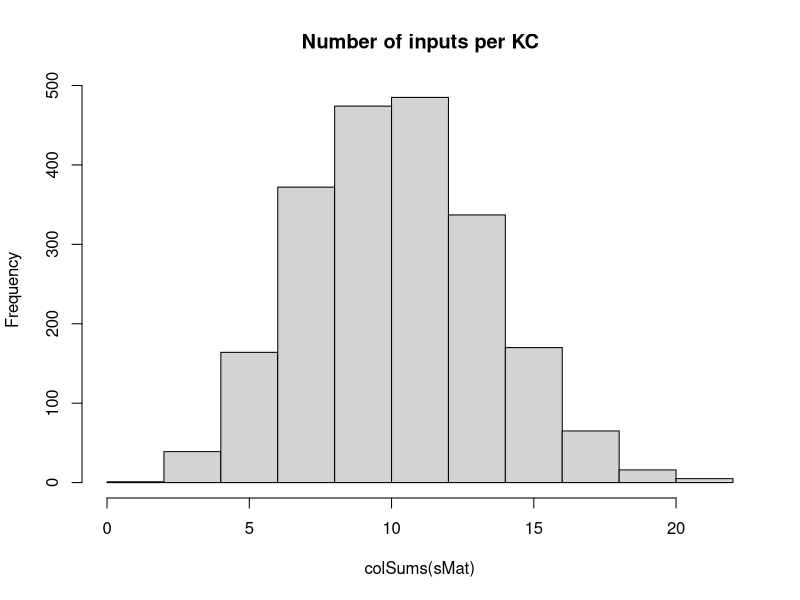

R code for this plot:
## Development Code for Willsaw NN image recognition of zfish larva
## KL 2021
## I will implement a MB random kernel NN as in my Ant Navigation paper 


library("pixmap")


initKC <- function(m){
  # Draw random Number N of Sampled Inputs From Binomial
  n <- rbinom(1,NROW(m),N_SYN_per_KC/n_top_px)
  ## Set N random synapses as inputs to KC
  idx <- sample(1:NROW(m),n)
  
  m[idx] <- 1
  return (m)
}

KC_activation <- function(X)
{
  ## If more Than Half input units (based on Avg inputs) is active - then activate KC
  if ( sum(X) > KC_THRES )
    return (1)
  else
    return (0)
}
## Copies A Smaller Matrix To the Middle of a larger one - (Pasting Image on larger canvas)
matrix_paste <- function(src,target)
{
  x_offset <- round((ncol(target)- ncol(src))/2 )
  y_offset <- round((nrow(target)- nrow(src))/2 )
  target[ (1+y_offset):(y_offset+nrow(src)),(1+x_offset):(x_offset+ncol(src))] <-src
  return(target)
}

img_dim <- c(38,28)
n_top_px <- img_dim[2]*img_dim[1]
N_KC = n_top_px*2 ## Number of Kenyon Cells (Input layer High Dim Coding)
N_SYN_per_KC <- n_top_px/100 ## Number of pic Features each KC neuron Codes for
KC_THRES <- 3

## Make Sparse Random Synaptic Weight matrix Selecting Inputs for each KC
mat_KC = matrix(0,nrow=n_top_px,ncol=N_KC)
sMat <- apply(mat_KC,2,initKC)
hist(colSums(sMat),main="Number of inputs per KC")

##Layer 2 (Output Perceptron)
L2_Neurons <- 1
W_L2 <- matrix(0,ncol=L2_Neurons,nrow=N_KC)

## Apply Input Image ##
## list training files 
sPathTrainingSamples="../img"
img_list =  list.files(path=sPathTrainingSamples,pattern="*pgm",full.names = T)

for (in_img in img_list)
{
  imgT <- read.pnm(in_img)
  mat_img <- getChannels(imgT)
  X <- as.vector(mat_img)
  message("Input Dim:", dim(mat_img)[1],"x",dim(mat_img)[2],"=",dim(mat_img)[2]*dim(mat_img)[1])
  
  if (length(X) > n_top_px)
  {
    warning("input sample too big - skipping")
    next
  }
  ## If Loaded image is Smaller than INput - Then Resize (paste into) larger Matrix to fit
  if (length(X) < n_top_px)
  {
    message("input sample Smaller than Canvas - pasting")
    mat_t <- matrix(0,nrow=img_dim[1],ncol=img_dim[2])
    mat_img <- matrix_paste(mat_img,mat_t)
    message("Converted  Dim:", dim(mat_img)[1],"x",dim(mat_img)[2],"=",dim(mat_img)[2]*dim(mat_img)[1])
    X <- as.vector(mat_img)
  }

  ##mypic = new("pixmapGrey", size=dim(mat_img),grey = mat_img);plot(mypic)
  image(mat_img)
  dim(X) <- c(1,length(X)) ## Make into Row Vector
  
  KC_out_act = X %*% sMat 
  hist( KC_out_act[1,])
  ## Calc Layer 1 output based on Activation Threshold Funciton for Units
  KC_output <- apply(KC_out_act, 2, KC_activation)
  dim(KC_output) <-c(1,length(KC_output)) ## Make into Row Vector

  sum(KC_output)

  ## Learn Positive Samples ##
  ## Take Active L1 outputs And Set L2 Input synapses of Output Neuron to High
  W_L2[which(KC_output > 0.5),1] <- 1
  ## Calc Output Neuron - Perceptron 
  L2_out <-  (KC_output %*%  W_L2)/N_KC
  message("Recognition Output for Img ",in_img," is ",L2_out )
}
